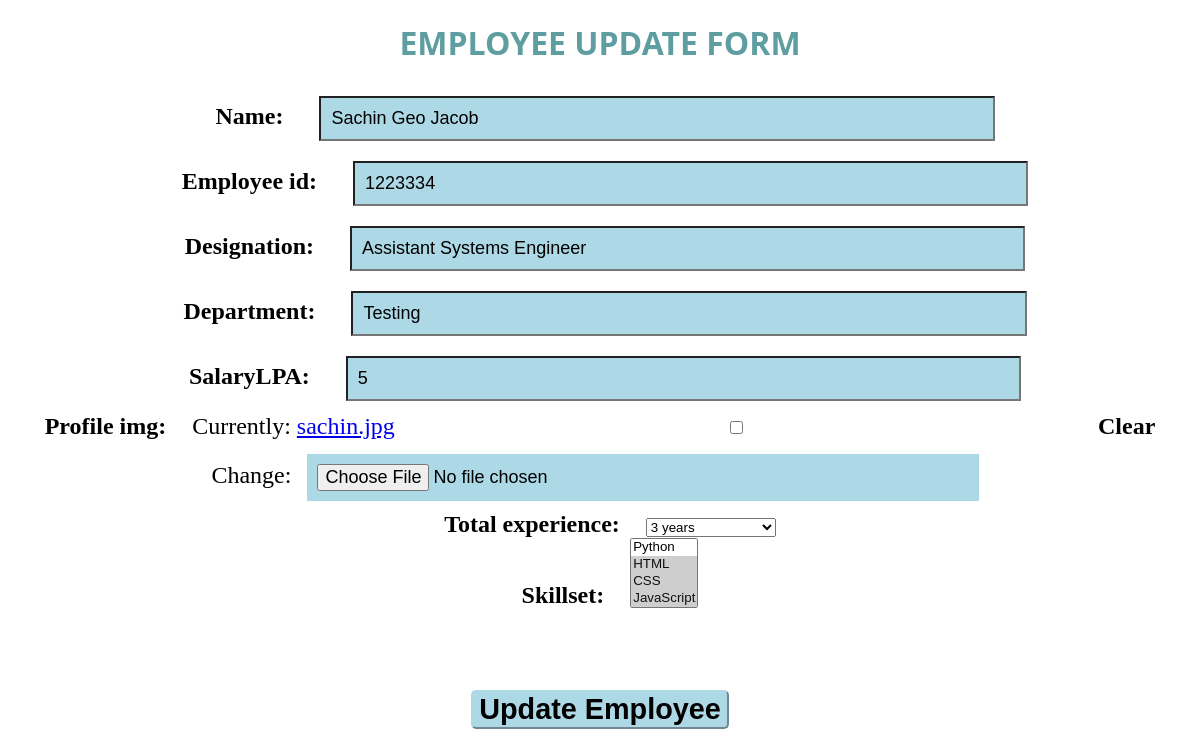
Screenshot of /update-employee/Sachin Geo Jacob with the database file from the repository.
### EmployeeDbase/models.py (models this page shows, shortened)
class EmployeeDatabase(models.Model):
    name = models.CharField(max_length=25)
    employee_id = models.IntegerField()
    designation = models.CharField(max_length=50)
    department = models.CharField(max_length=50)
    salaryLPA = models.IntegerField()
    experience_tuple = (
        ('0',"Beginner"),
        ('1',"1 year"),
        ('2',"2 years"),
        ('3',"3 years"),
        ('4',"more than 3 years")
    )
    profile_img = models.ImageField(null=True, blank=True, default='employee_logo.jpg')
    total_experience = models.CharField(max_length=30,choices=experience_tuple,null=True)
    skillset = models.ManyToManyField('SkillSet')
    created_timestamp = models.DateTimeField(auto_now_add=True)
    id = models.UUIDField(default=uuid.uuid4, unique=True, primary_key=True, editable=False)

### EmployeeDbase/views.py (the view)
# urls.py: path('update-employee/<str:name>', views.callEmployeeUpdateForm, name="update-employee"),
def callEmployeeUpdateForm(request,name):
    employee = EmployeeDatabase.objects.get(name=name)
    employeeform = EmployeeForm(instance=employee)
    if request.method=='POST':
        employeeform = EmployeeForm(request.POST, request.FILES,instance=employee)
        employeeform.save()
        return redirect('Home')
    return render(request, 'EmployeeDbase/Employee_update_form.html', {'form':employeeform})

### EmployeeDbase/forms.py
class EmployeeForm(ModelForm):
    class Meta:
        model = EmployeeDatabase
        fields = '__all__'

### EmployeeDbase/models.py (called while the page is built)
    def __str__(self) -> str:
        return self.Programming_language

### EmployeeDbase/templates/EmployeeDbase/Employee_update_form.html (shortened to what this page needs)
<!DOCTYPE html>
<html lang="en">
<head>
    {% load static %}
    <link rel="stylesheet" href="{% static 'styles/employeeupdate.css' %}">
</head>
<body>
    <div>
        <h1 >EMPLOYEE UPDATE FORM</h1>
        <form action="" method="post" enctype="multipart/form-data">
            {{form}}
            <br>
            <br>
            <br>
            <button type="submit">Update Employee</button>
        </form>
        <br>
        <br>
    </div>
</body>
</html>

### static/styles/employeeupdate.css (style rules this page uses)
div { text-align: center; }
h1 { color: cadetblue; font-family: 'Segoe UI', Tahoma, Geneva, Verdana, sans-serif; }
form { font-size: x-large; }
input { background-color: lightblue; font-size: large; margin: 10px; padding: 10px; width: 55%; }
label { font-weight: bold; margin: 10px; padding: 10px; border: none; }
button { text-align: center; font-size: larger; font-family: 'Franklin Gothic Medium', 'Arial Narrow', Arial, sans-serif; font-weight: bold; background-color: lightblue; border-color: lightblue; border-radius: 5px; }

### rows the page displays
EmployeeDatabase: name "Sachin Geo Jacob", employee_id "1223334", designation "Assistant Systems Engineer", department "Testing", salaryLPA "5", total_experience "3 years"
